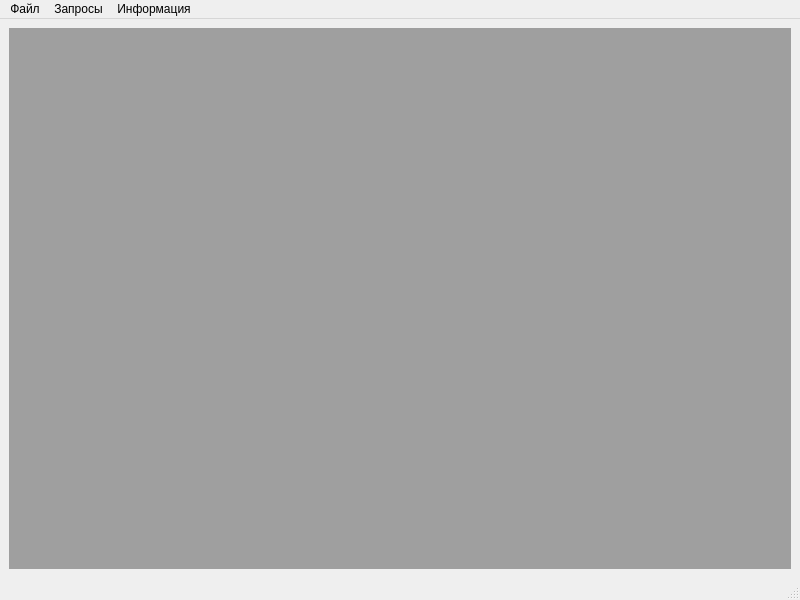
<?xml version="1.0" encoding="UTF-8"?>
<ui version="4.0">
 <class>FirstWindow</class>
 <widget class="QMainWindow" name="FirstWindow">
  <property name="geometry">
   <rect>
    <x>0</x>
    <y>0</y>
    <width>800</width>
    <height>600</height>
   </rect>
  </property>
  <property name="windowTitle">
   <string>Информационная система спортивных организаций города</string>
  </property>
  <widget class="QWidget" name="centralwidget">
   <layout class="QHBoxLayout" name="horizontalLayout">
    <item>
     <widget class="QMdiArea" name="mdiArea">
      <property name="verticalScrollBarPolicy">
       <enum>Qt::ScrollBarAsNeeded</enum>
      </property>
      <property name="horizontalScrollBarPolicy">
       <enum>Qt::ScrollBarAsNeeded</enum>
      </property>
      <property name="tabsMovable">
       <bool>false</bool>
      </property>
     </widget>
    </item>
   </layout>
  </widget>
  <widget class="QMenuBar" name="menubar">
   <property name="geometry">
    <rect>
     <x>0</x>
     <y>0</y>
     <width>800</width>
     <height>26</height>
    </rect>
   </property>
   <widget class="QMenu" name="menu">
    <property name="title">
     <string>Информация</string>
    </property>
    <addaction name="Sportobject"/>
    <addaction name="Competition"/>
    <addaction name="Organizer"/>
    <addaction name="Club"/>
    <addaction name="Sportsman"/>
    <addaction name="Trainer"/>
    <addaction name="Sport"/>
    <addaction name="separator"/>
    <addaction name="separator"/>
    <addaction name="separator"/>
   </widget>
   <widget class="QMenu" name="menu_2">
    <property name="title">
     <string>Запросы</string>
    </property>
    <widget class="QMenu" name="menuZapros_1">
     <property name="title">
      <string>Перечень спортобъектов</string>
     </property>
     <addaction name="Zapros_1_1part"/>
     <addaction name="Zapros_1_2_part"/>
    </widget>
    <addaction name="menuZapros_1"/>
    <addaction name="separator"/>
    <addaction name="Zapros_2"/>
    <addaction name="Zapros_3"/>
    <addaction name="separator"/>
    <addaction name="zapros_5"/>
    <addaction name="zapros_10"/>
    <addaction name="separator"/>
    <addaction name="zapros_15"/>
    <addaction name="zapros_8"/>
    <addaction name="zapros_14"/>
    <addaction name="zapros_6"/>
    <addaction name="zapros_7"/>
    <addaction name="separator"/>
    <addaction name="separator"/>
    <addaction name="zapros_11"/>
    <addaction name="separator"/>
    <addaction name="zapros_9"/>
    <addaction name="separator"/>
    <addaction name="separator"/>
    <addaction name="zapros_13"/>
    <addaction name="separator"/>
   </widget>
   <widget class="QMenu" name="menu_3">
    <property name="title">
     <string>Файл</string>
    </property>
    <addaction name="action_4"/>
    <addaction name="separator"/>
    <addaction name="separator"/>
    <addaction name="exit"/>
   </widget>
   <addaction name="menu_3"/>
   <addaction name="menu_2"/>
   <addaction name="menu"/>
  </widget>
  <widget class="QStatusBar" name="statusbar"/>
  <action name="action_4">
   <property name="text">
    <string>Подключение</string>
   </property>
  </action>
  <action name="Sport">
   <property name="text">
    <string>Виды спорта</string>
   </property>
  </action>
  <action name="Club">
   <property name="text">
    <string>Клубы</string>
   </property>
  </action>
  <action name="Competition">
   <property name="text">
    <string>Соревнования</string>
   </property>
  </action>
  <action name="Organizer">
   <property name="text">
    <string>Организаторы</string>
   </property>
  </action>
  <action name="Sportobject">
   <property name="text">
    <string>Спортивные объекты</string>
   </property>
  </action>
  <action name="Sportsman">
   <property name="text">
    <string>Спортсмены</string>
   </property>
  </action>
  <action name="Trainer">
   <property name="text">
    <string>Тренеры</string>
   </property>
  </action>
  <action name="Competition_has_sportsman">
   <property name="text">
    <string>Итоги соревнований</string>
   </property>
  </action>
  <action name="Sportsman_has_trainer">
   <property name="text">
    <string>Спортсмены и их тренеры</string>
   </property>
  </action>
  <action name="Zapros_2">
   <property name="text">
    <string>Спортсмены определенного вида спорта либо клуба</string>
   </property>
  </action>
  <action name="Zapros_3">
   <property name="text">
    <string>Спортсмены - поиск по разряду либо по фамилии тренера</string>
   </property>
  </action>
  <action name="Zapros_1_2_part">
   <property name="text">
    <string>с вместимостью более...</string>
   </property>
  </action>
  <action name="Zapros_1_1part">
   <property name="text">
    <string>с покрытием типа...</string>
   </property>
  </action>
  <action name="zapros_6">
   <property name="text">
    <string>Cоревнования, проведенные после определенной даты</string>
   </property>
  </action>
  <action name="zapros_5">
   <property name="text">
    <string>Список тренеров спортсмена</string>
   </property>
  </action>
  <action name="zapros_7">
   <property name="text">
    <string>Призеры соревнования №...</string>
   </property>
  </action>
  <action name="zapros_8">
   <property name="text">
    <string>Соревнования - поиск по месту проведения</string>
   </property>
  </action>
  <action name="zapros_9">
   <property name="text">
    <string>Клубы и спортсмены, учавствующие в соревнованих на выбранную дату</string>
   </property>
  </action>
  <action name="zapros_10">
   <property name="text">
    <string>Список тренеров по виду спорта</string>
   </property>
  </action>
  <action name="zapros_11">
   <property name="text">
    <string>Количество соревнований, организованных выбранным организатором</string>
   </property>
  </action>
  <action name="zapros_13">
   <property name="text">
    <string>Спортобъекты и даты проведения соревнований в них с 1-го августа по 1-е сентября</string>
   </property>
  </action>
  <action name="exit">
   <property name="text">
    <string>Выйти</string>
   </property>
  </action>
  <action name="zapros_14">
   <property name="text">
    <string>Соревнования - поиск по организатору</string>
   </property>
  </action>
  <action name="zapros_15">
   <property name="text">
    <string>Соревнования - поиск по виду спорта</string>
   </property>
  </action>
 </widget>
 <resources/>
 <connections/>
</ui>
